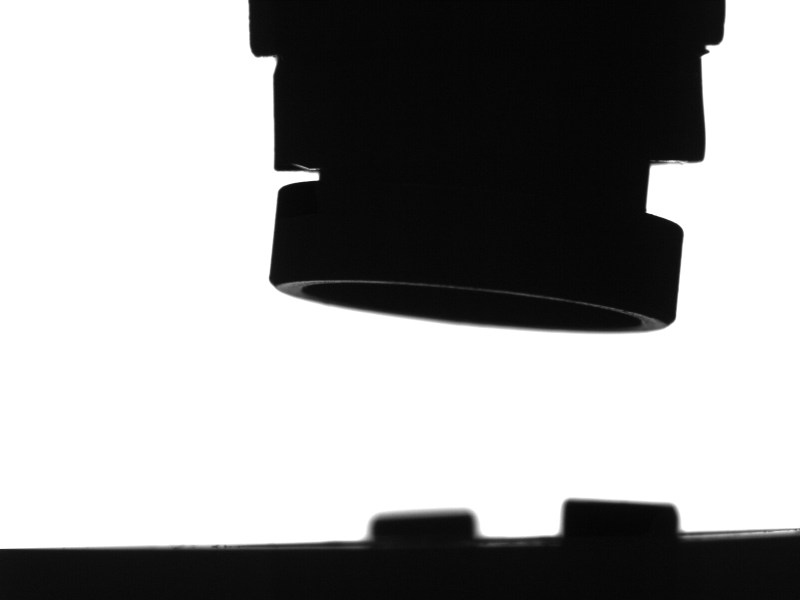
#> input picture AMX/RawImages/photo11.bmp, 1600 x 1200 px (shown at 1/2 size)
$ python flood.py   (Python 2 division)   (older library calls are emulated)
#> lines starting #> are read from the running program, lines starting #| are printed output that depends on the picture; after the words box and inside, x2 and y2 are one past the last pixel; in counts of white or black regions, pixels touching at a corner belong together
#> in load, img is the input picture: shape (1200, 1600, 3); min 0, max 255, mean 159.4
### AMX/RawImages/cvlib.py
"""
BNL NSLS-2 Computer Vision Module
Author: William Watson
Date: 2016-7-14

This Module contains numerous functions designed to
help in the data manipulation of images on the Beam-lines within NSLS-2.
It Uses the numpy and cv2 libraries to construct a simple module to
make image processing and computer vision easier, faster, and more compact.
"""

# DEPENDENCIES
import cv2
import numpy as np
import sys
import time
from matplotlib import pyplot as plt
import matplotlib
import epics
import Image
from scipy.optimize import leastsq


# VERSION
__version__ = "0.5.4.1"
__opencv__ = cv2.__version__
__npversion__ = np.version.version
__sysver__ = sys.version
__matplotlibver__ = matplotlib.__version__


# GLOBAL VARS
colorMap_flag = {"autumn":0, "bone":1, "jet":2, "winter":3, "rainbow":4, "ocean":5, "summer":6, "spring":7, "cool":8, "hsv":9, "pink":10, "hot":11}
border_flag = {"constant":0, "reflect":2, "reflect101":4, "replicate":1, "default":4, "wrap":3}
EPICSTYPE = {1 : np.uint16 , 0 : np.uint8, 2:np.uint32, 3: np.uint64}
EPICSCOLOR = {0: "gray", 1: "bayer", 2: "RBG1"}

#######################################################################################

# EXPERIMENTAL SECTION - ALL NEW METHODS GO HERE FIRST FOR TESTING
#FIX FIX FIX

# METHODS KNOWN TO BE BROKEN / Need Further Looking!!!!!!!!!

# [276 lines left out: functions fetchImg, backgroundSubtract, enhance, watershed, drawHarrisSubPixel, depthImg and 5 more, not called in this run]


def imfill(img, threshVal = 220):
        """
        Imfill - Creates a mask for an image by removing holes, Isolates shape of object

        Params:
        * img - image
        * threshVal - OPTIONAL - Threshold Value; def: 220

        Returns:
        * Image with Holes Filled
        """
#> called with threshVal = 220
        tmp = grayscale(img)
        ret, thresh = cv2.threshold(tmp, threshVal, 255, cv2.THRESH_BINARY_INV)
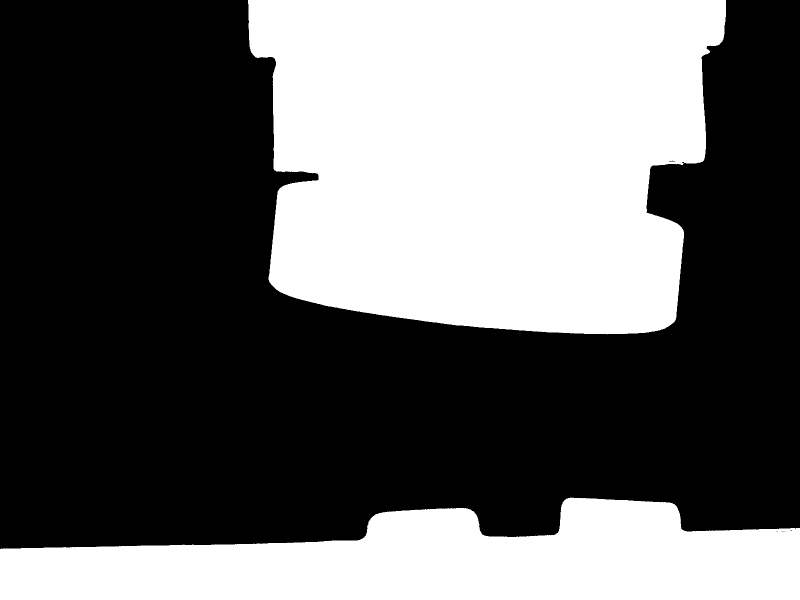
#> thresh: shape (1200, 1600) (shown at 1/2 size); 39.7% white; 2 white regions, box (x1, y1, x2, y2) and area: (496, 0, 1452, 669) 539928, (0, 995, 1600, 1200) 223243
#> ret = 220
        flood = thresh.copy()
        h, w = thresh.shape[:2]
#> h = 1200; w = 1600
        mask = np.zeros((h+2,w+2), np.uint8)
        cv2.floodFill(flood, mask, (0,0), 255)
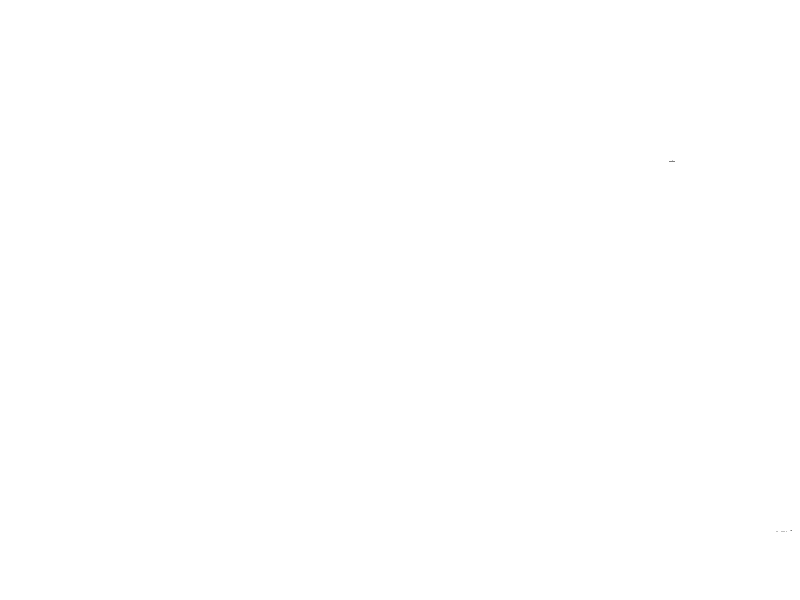
#> flood: shape (1200, 1600) (shown at 1/2 size); 100% white; black in thin lines or dots, all inside (x1, y1, x2, y2) = (1338, 321, 1584, 1064)
        invert = cv2.bitwise_not(flood)
        output = thresh | invert
#> output: shape (1200, 1600); 39.7% white; 2 white regions, box (x1, y1, x2, y2) and area: (496, 0, 1452, 669) 539941, (0, 995, 1600, 1200) 223253
        return output


# [264 lines left out: functions fourierCV, lowPassFilter, fourier, fourierNP, highPassFilter, matplotlibDisplay and 8 more, not called in this run]


def meanVal(img):
        """
        Returns the Mean Color (Regular Img) / Mean Intensity (Grayscale)

        Params:
	* img - image

        Returns:
	* Mean Color / Mean Image
        """
	mean = cv2.mean(img)
	if img is None:
		print "ERROR: MeanValue: Sent in None-Type Object"
		return -1
	if len(img.shape) == 3:
		return (mean[0], mean[1], mean[2])
	elif len(img.shape) == 2:
		return (mean[0])
	else:
		return mean


# [15 lines left out: function flip, not called in this run]


def mask(img, invert=False):
        """
        Finds the mask for an image

        Params:
	* img - image
	* invert - OPTIONAL - def False; if def, returns mask, if True, returns bitwise not of mask

        Returns:
	* mask
        """
	imgray = grayscale(img) #.cvtColor(img, cv2.COLOR_BGR2GRAY)
	ret, mask = cv2.threshold(imgray, 10, 255, cv2.THRESH_BINARY)
	mask_inv = cv2.bitwise_not(mask)
	if not invert:
		return mask
	else:
		return mask_inv


# [31 lines left out: functions copy, filterCnts, not called in this run]


def cntInfo(img, cnt):
        """
        Returns pertinent information regarding a contour

        Params:
	* img - image
	* cnt - contour

        Returns:
	* dictionary of cnt info
        """
	pts = extremePoints(cnt)
	roi = crop(img, pts["L"][0], pts["T"][1], pts["R"][0], pts["B"][1])
	m = minMaxLoc(roi)
	m["minLoc"] = (m["minLoc"][0] + pts["L"][0], m["minLoc"][1] + pts["T"][1])
	m["maxLoc"] = (m["maxLoc"][0] + pts["L"][0], m["maxLoc"][1] + pts["T"][1])
	cross = abs(pts["L"][0] - pts["R"][0])
	height = abs(pts["T"][1] - pts["B"][1])
	cent = centroid(cnt)
	angle = orientation(cnt)
	areaVal = area(cnt)
	per = perimeter(cnt)
	ar = aspectRatio(cnt)
	ext = extent(cnt)
	sold = solidity(cnt)
	eqD = equivalentDiameter(cnt)
	me = meanVal(grayscale(roi))
	su = sumPixel(grayscale(roi))
	d = {"sum intensity":su, "mean intensity":me, "area":areaVal, "perimeter":per, "aspect ratio":ar, "extent":ext,"solidity":sold, "equivalent diameter":eqD, "width": cross, "height" : height, "centroid" : cent, "extrema" : pts, "min":m["minLoc"], "max":m["maxLoc"], "orientation" : angle}
	return d


def sumPixel(img):
        """
        Sums all of the pixels in an image
        Best for Grayscale

        Params:
	* image

        Returns:
	* sum of pixel values
        """
        ret = cv2.sumElems(img)
        if len(img.shape) == 2:
                return ret[0]
        else:
                return (ret[0], ret[1], ret[2])


def poi(img, cnt):
        """
        Returns only points of interest for a contour

        Params:
	* img - image
	* cnt- contour

        Returns:
	* points of interest (max/min, extremas, center)
        """
	m = cntInfo(img, cnt)
	d = {"max":m["max"],"B":m["extrema"]["B"],"T":m["extrema"]["T"],"R":m["extrema"]["R"],"L":m["extrema"]["L"],"min":m["min"],"centroid":m["centroid"]}
	return d


# [44 lines left out: functions scalarInfo, printCntInfo, printDic, not called in this run]


def plotPOI(img, cnt, radius = 3, color=(100,100,255)):
        """
        Plots the points of interest of a cnt

        Params:
	* img - image
	* cnt - contour
	* radius - OPTIONAL - radius of point; def: 3
	* color - OPTIONAL - color of pt; def: (100, 100, 255)
        """
	m = poi(img, cnt)
	for key, value in m.iteritems():
		plotPoint(img, value, radius = radius, color = color)


# [45 lines left out: functions cntInfoMult, pixelPoints, fillContour, not called in this run]


def minMaxLoc(img):
        """
        Returns the Max Val, Min Val, and Locations

        Params:
	* img - image

        Returns:
	* (minVal, maxVal, minLoc, maxLoc) in dicitonary format
        """
	maskVar = mask(img)
	pt = cv2.minMaxLoc(grayscale(img), maskVar)
	d = {"minVal": pt[0], "maxVal":pt[1], "minLoc":pt[2], "maxLoc":pt[3]}
	return d


# [109 lines left out: functions findMax, findMin, add, addWeight, bitAnd, bitOr and 1 more, not called in this run]


def bitNot(img):
        """
        Bitwise Ops - Not

        Params:
	* img - input img

        Returns:
	* Bitwise Not of imgs
        """
	return cv2.bitwise_not(img)
#> returned value: shape (1200, 1600); 60.3% white; 2 black regions


# [16 lines left out: function shape, not called in this run]


def crop(img, x0, y0, x1, y1):
        """
        Image Crop: Returns a Crop Img
        Can be Used for ROI

        Params:
	* img - image
	* x0 - X Position (start)
	* y0 - Y Position (start)
	* x1 - X End Position
	* y1 - Y End Position

        Returns:
	* imgROI - from [y:y+h, x:x+w]
        """
	crop = img[y0:y1, x0:x1]
	return crop


# [68 lines left out: functions cropPt, roi, cropCnt, hsv, not called in this run]


def grayscale(img):
        """
        Returns a grayscale version of img

        Params:
	* img - image

        Returns:
	* Grayscale image
        """
	if img is None:
		print "Img is None"
		sys.exit()
	if len(img.shape) > 2:
		return cv2.cvtColor(img, cv2.COLOR_BGR2GRAY)
	else:
		return img


# [151 lines left out: functions cvtColor, applyColorMap, applyJET, applyHSV, getColorMapFlags, bgr2hsv and 3 more, not called in this run]


def display(img, name="IMAGE", wait=0):
        """
        Displays an Image onto the screen and waits for user to close

        Params:
	* img - image to display
        * name - OPTIONAL - string name of window, def is IMAGE
        * wait - OPTIONAL - time in ms for screen to wait, def:0 - INDEFINITE
        """
	cv2.namedWindow(name, cv2.WINDOW_NORMAL)
	cv2.imshow(name, img)
	cv2.waitKey(wait) & 0xFF
	cv2.destroyAllWindows()


def centroid(cnt):
        """
        Returns the centroid to a given contour

        Params:
	* cnt - contour

        Returns:
	* (cx, cy) -> Pixel Position of the Centroid
        """
	M = cv2.moments(cnt)
	cx = int(M['m10']/M['m00'])
	cy = int(M['m01']/M['m00'])
	return (cx, cy)


# [31 lines left out: functions centroidFloat, plotCentroid, not called in this run]


def sort(contours):
        """
        Sorts a list of contours by number of points, in descending order

        Params:
	* contours - list of contours to sort

        Returns:
	* Sorted list of contour objects such that the largest contour is first
        """
	return sorted(contours, reverse=True, key=len)


# [13 lines left out: function sortList, not called in this run]


def findContours(img, thresh=127, val=255):
        """
        Returns the contours to a given image, sorted by size of contour

        Params:
	* img - Image to find contours in
	* thresh - OPTIONAL - threhsold value used
	* val - OPTIONAL - value to set items in threshold

        Returns:
	* Sorted List of Contours found in img
        """
#> called with thresh = 127, val = 255
	gray = grayscale(img)
	ret, binary = cv2.threshold(gray, thresh, val, cv2.THRESH_BINARY_INV)
#> ret = 127
	bina, contours, hierarchy = cv2.findContours(binary, cv2.RETR_TREE, cv2.CHAIN_APPROX_SIMPLE)
#> contours = 2 contours; box (x1, y1, x2, y2) and area: (496, 0, 1452, 669) 538280, (0, 995, 1600, 1200) 221460
	errorCheckContour(contours)
	return sort(contours)


# [16 lines left out: function findCntHierarchy, not called in this run]


def errorCheckContour(contours):
        """
        Error checks the contours in images and stops program if something is wrong

        Params:
	* contours - list of contours to error check
        """
	if contours is None:
		print "ERROR: FindContours: Missing objects: No contours found, please check image...\n"
		sys.exit() # maybe return false?


# [14 lines left out: function contourApprox, not called in this run]


def aspectRatio(cnt):
        """
        Returns the Aspect Ratio (Ratio of width to height of bounding rectangle)

        Params:
	* cnt - contour

        Returns:
	* Aspect Ratio of cnt
        """
	x, y, w, h = cv2.boundingRect(cnt)
	return float(w) / h


def extent(cnt):
        """
        Returns the Extent (Ratio of contour area to bounding rectangle area)

        Params:
	* cnt - contour

        Returns:
	* Extent of cnt
        """
	area = cv2.contourArea(cnt)
	x, y, w, h = cv2.boundingRect(cnt)
	rect_area = w*h
	return float(area)/rect_area


# [44 lines left out: functions boundingRect, boundingRectPoints, minEncloseCircle, not called in this run]


def solidity(cnt):
        """
        Returns the Solidity (Ratio of area to convex hull area)

        Params:
	* cnt - contour

        Returns:
	* Solidity of cnt
        """
	area = cv2.contourArea(cnt)
	hull = cv2.convexHull(cnt)
	hull_area = cv2.contourArea(hull)
	return float(area) / hull_area


def area(cnt):
        """
        Returns area of cnt

        Params:
	* cnt - contour

        Returns:
	* Area of cnt
        """
	return cv2.contourArea(cnt)


# [24 lines left out: functions moments, huMoments, not called in this run]


def perimeter(cnt):
        """
        Returns the Contour Perimeter

        Params:
	* cnt - contour

        Returns:
	* Perimeter of cnt
        """
	return cv2.arcLength(cnt, True)


def equivalentDiameter(cnt):
        """
        Returns the Equivalent Diameter (Circle whose area is same as cnt area)

        Params:
	* cnt = contour

        Returns:
	* Equivalent Diameter
        """
	return np.sqrt(4 * (cv2.contourArea(cnt)) / np.pi)


# [12 lines left out: function fitEllipse, not called in this run]


def orientation(cnt):
        """
        Returns the Orientation of the Object

        Params:
	* cnt - Contour

        Returns:
	* Angle at which object is directed
        """
	(x,y), (MA, ma), angle = cv2.fitEllipse(cnt)
	return angle


# [12 lines left out: function axis, not called in this run]


def drawContour(img, cnt, color=(0, 255, 0), thickness=2):
        """
        Draws a contour onto an image

        Params:
	* img - image to draw on
	* cnt - contour to draw
	* color - OPTIONAL - color of cnt, default is (0, 255, 0)
	* thickness - OPTIONAL - thickness of cnt line, default is 2
        """
	cv2.drawContours(img, [cnt], 0, color, thickness)


# [11 lines left out: function drawContours, not called in this run]


def extremePointsTup(cnt):
        """
        Returns the Extreme Points of a contour

        Params:
	* cnt - contour

        Returns:
	* (LeftMost, RightMost, TopMost, BottomMost)
        """
	leftmost = tuple(cnt[cnt[:,:,0].argmin()][0])
	rightmost = tuple(cnt[cnt[:,:,0].argmax()][0])
	topmost = tuple(cnt[cnt[:,:,1].argmin()][0])
	bottommost = tuple(cnt[cnt[:,:,1].argmax()][0])
	return (leftmost, rightmost, topmost, bottommost)


def extremePoints(cnt):
        """
        Extreme Points Dictionary

        Params:
	* cnt - contour

        Returns:
	* Dictionary of extrema, such that L = Left, R = Right, T = Top, B = Bottom
        """
	pts = extremePointsTup(cnt)
	d = {"L":pts[0], "R":pts[1], "T":pts[2], "B":pts[3]}
	return d


# [14 lines left out: function cropCnt, not called in this run]


def plotPoint(img, point, radius = 3, color = (0, 0, 255)):
        """
        Plots a single point onto an image

        Params:
	* img - image
	* point - pixel tuple to plot at (x, y)
	* radius - OPTIONAL - radius of point to be plotted
	* color - OPTIONAL - color of pixel to be plotted
        """
	drawCircle(img, point, radius = radius, color=color)


# [12 lines left out: function plotPoints, not called in this run]


def drawCircle(img, center, radius = 3, color = (0,0,255), fill = -1):
        """
        Draws a circle at a point with given radius onto img.

        Params:
	* img - image
	* center - (x,y) center of circle
	* radius - OPTIONAL - radius of circle, default is 3
	* color - OPTIONAL - default is (0, 0, 255) - RED
	* fill - OPTIONAL - default is -1, change for outline thickness
        """
	cv2.circle(img, center, radius, color, fill)


# [295 lines left out: functions drawLine, drawRectangle, drawEllipse, drawFitEllipse, imgProp, size and 12 more, not called in this run]


def load(filename, flag=None):
        """
        Loads an image from a file name and returns it in color mode (default).
        Safety check if img fails to load.

        Params:
	* filename - filename of image
	* flag - OPTIONAL - open mode: 1 = COLOR, 0 = GRAYSCALE, -1 = UNCHANGED

        Returns:
        * Loaded Img if sucessful
        """
	if flag is None:
		img = cv2.imread(filename)
	elif flag is 1 or flag is 0 or flag is -1:
		img = cv2.imread(filename, flag)
	else:
		print "ERROR: Load: Incorrect flag parameter: " + str(flag) + "\n"
		sys.exit()
	if img is None:
		print "ERROR: Load: Image not found/supported at: " + str(filename) + "\n"
		sys.exit()
	else:
		return img


# [1271 lines left out: functions epicscaget, epicscaput, epicscainfo, getColorFlag, backProjection, templateMatchSingle and 59 more, not called in this run]

# End of File

### AMX/RawImages/flood.py
import cvlib

img = cvlib.load("photo11.bmp")
i = cvlib.imfill(img)
i = cvlib.bitNot(i)
contours = cvlib.findContours(i)

for cnt in contours:
    cvlib.drawContour(img, cnt)
    print cvlib.cntInfo(img, cnt), "\n"
    cvlib.plotPOI(img, cnt)
#> this loop made 2 passes
#> (printed output is left out)
#> pass 1, in crop, `crop = img[y0:y1, x0:x1]`:
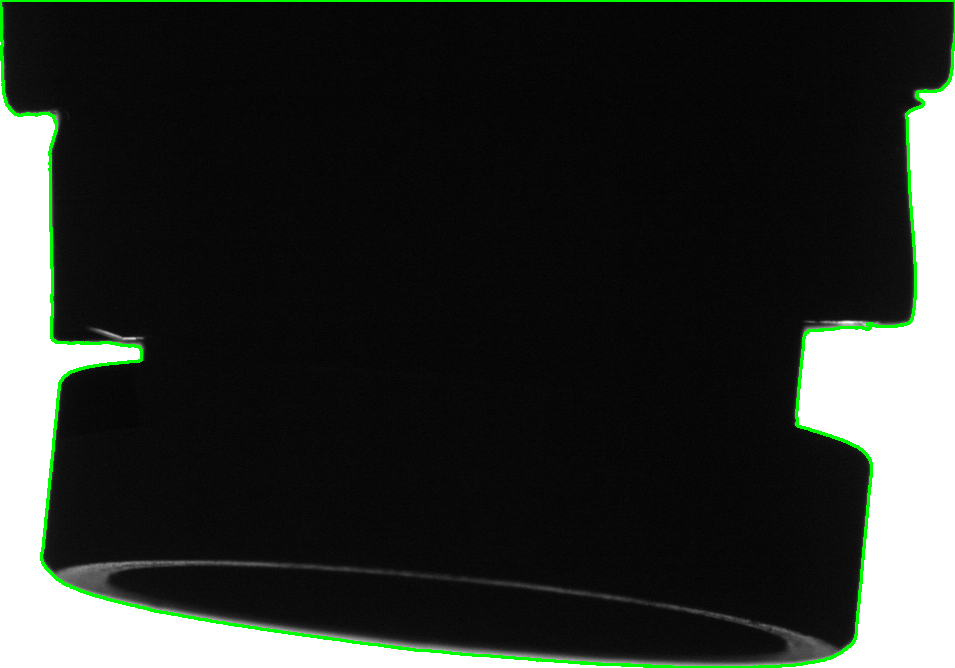
#> crop: shape (668, 955, 3); mean B, G, R 46.8, 50.6, 46.8
#> pass 1, in mask, `imgray = grayscale(img)`:
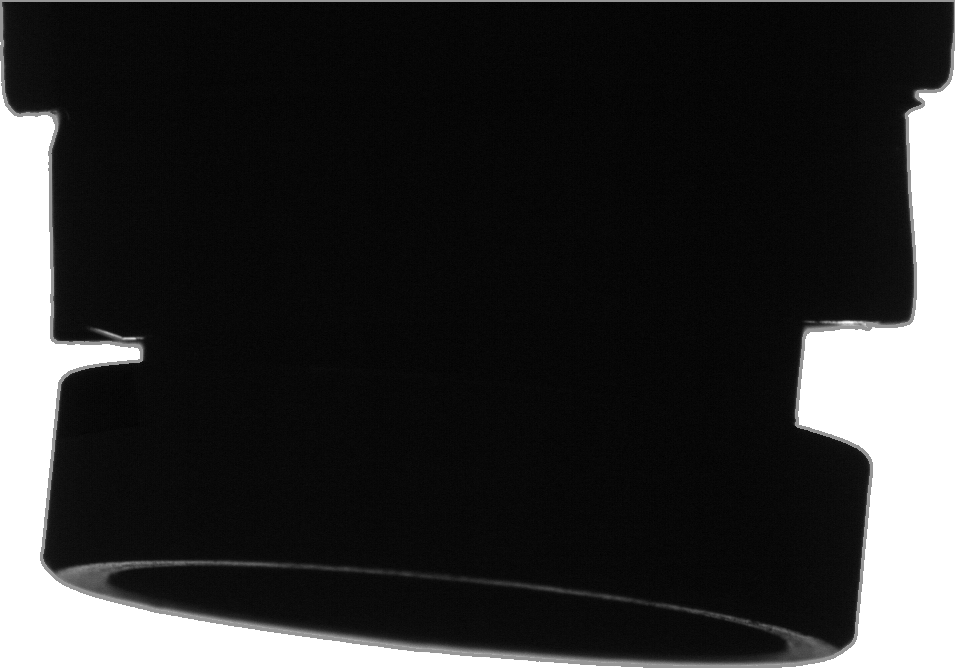
#> imgray: shape (668, 955); min 0, max 255, mean 49
#> pass 1, in mask, `ret, mask = cv2.threshold(imgray, 10, 255, cv2.THRESH_BINARY)`:
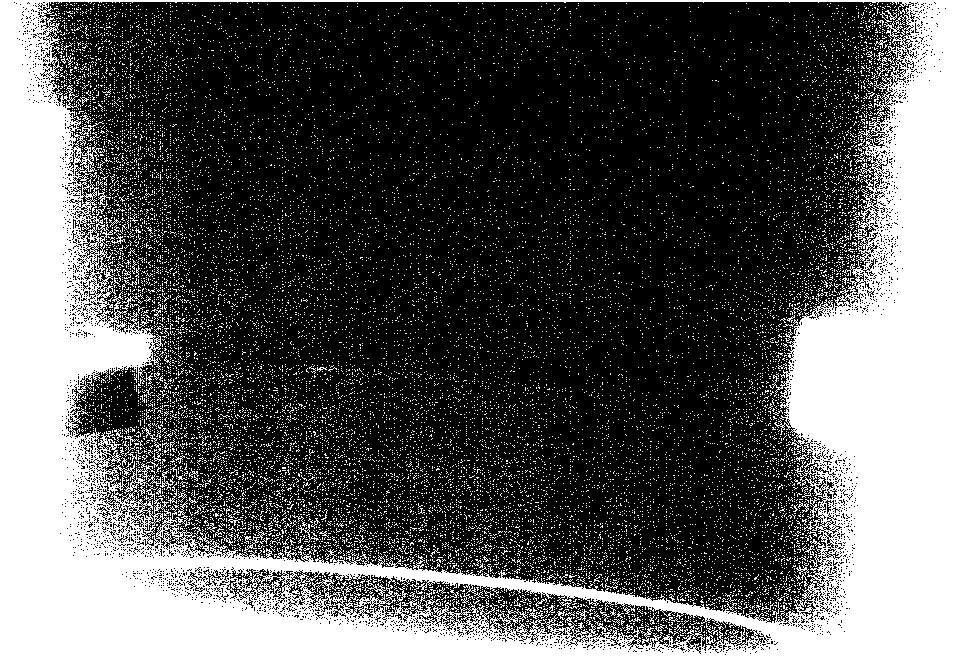
#> mask: shape (668, 955); 34.8% white; 16964 white regions (16864 under 20 px), largest, box (x1, y1, x2, y2) and area: (0, 0, 955, 668) 190864, (141, 427, 161, 462) 108, (160, 470, 175, 490) 87
#> after the loop:
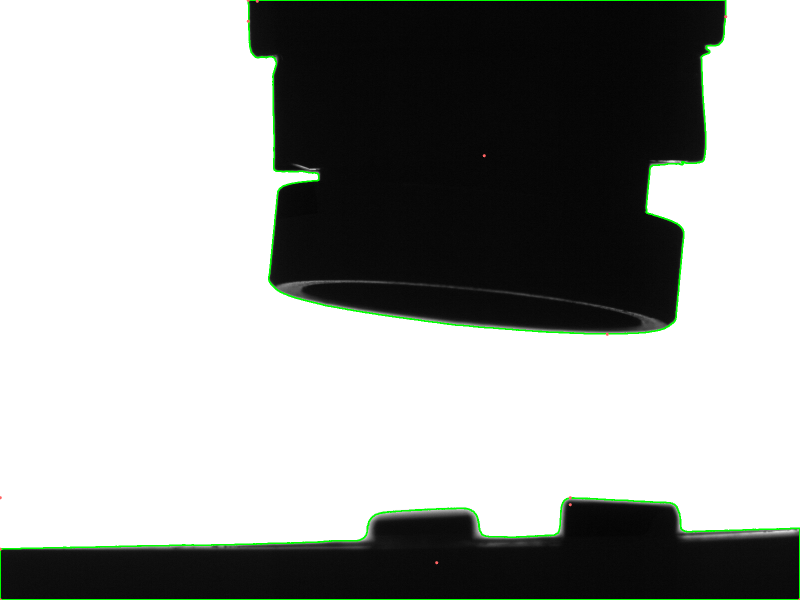
#> img: shape (1200, 1600, 3) (shown at 1/2 size); mean B, G, R 158, 160.5, 158
cvlib.display(img)
